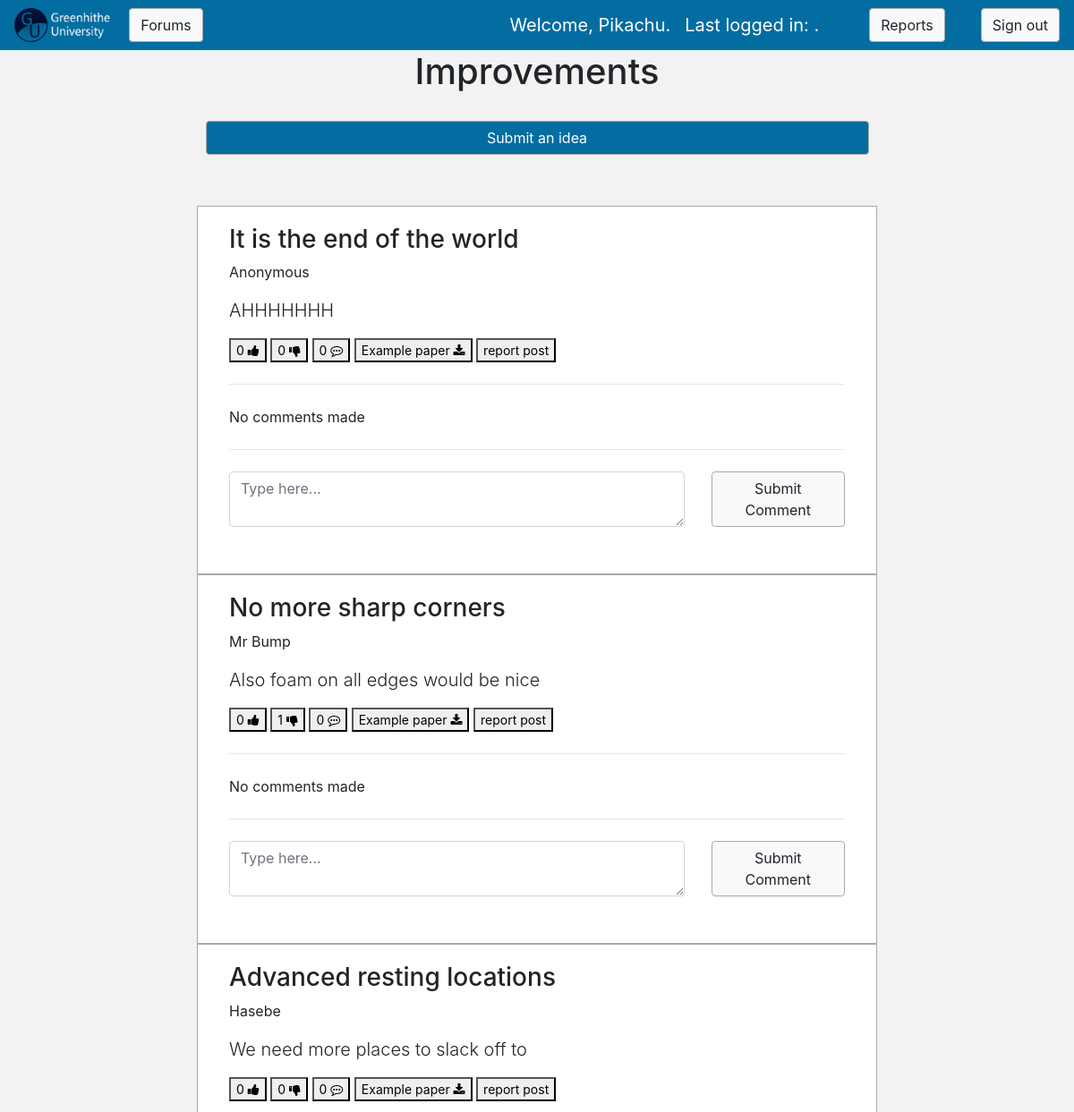
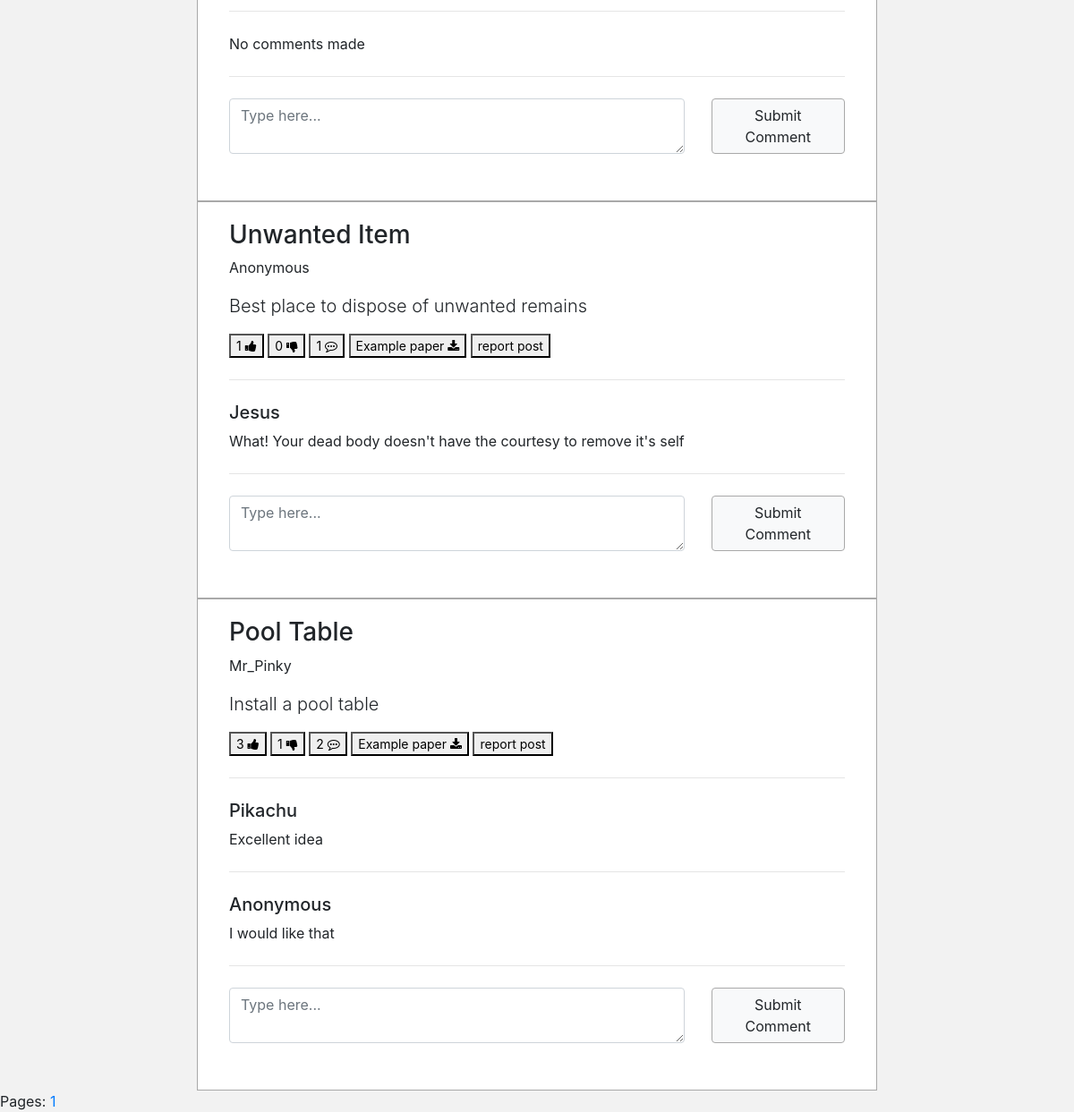
/view_ideas.php?name=Improvements (signed in), run on the app's committed database (2 pictures, top to bottom).
### tables this page shows
CREATE TABLE `Idea` (
  `IdeaID` int(11) NOT NULL,
  `UserID` int(11) NOT NULL,
  `ForumID` int(11) NOT NULL,
  `Title` varchar(100) NOT NULL,
  `IdeaText` text NOT NULL,
  `Anonymous` tinyint(1) NOT NULL DEFAULT '0',
  `DatePosted` datetime NOT NULL DEFAULT CURRENT_TIMESTAMP,
  `ViewCounter` int(11) NOT NULL DEFAULT '0',
  `Removed` tinyint(1) NOT NULL DEFAULT '0'
);

CREATE TABLE `User` (
  `UserID` int(11) NOT NULL,
  `DepartmentID` int(11) DEFAULT NULL,
  `RoleID` int(11) NOT NULL,
  `UserName` varchar(20) NOT NULL,
  `Password` varchar(100) NOT NULL,
  `Email` varchar(50) NOT NULL,
  `Admin` tinyint(1) NOT NULL DEFAULT '0',
  `Banned` tinyint(1) NOT NULL DEFAULT '0',
  `Removed` tinyint(1) NOT NULL DEFAULT '0'
);

CREATE TABLE `Comment` (
  `CommentID` int(11) NOT NULL,
  `IdeaID` int(11) NOT NULL,
  `UserID` int(11) NOT NULL,
  `CommentText` text NOT NULL,
  `Anonymous` tinyint(1) NOT NULL DEFAULT '0',
  `DatePosted` datetime NOT NULL DEFAULT CURRENT_TIMESTAMP,
  `Removed` tinyint(1) NOT NULL DEFAULT '0'
);

### database.php (called while the page is built, shortened)
<?php
    class Database
    {
        private $dbc;
        private function connection()
        {
            try {
            	$host = "localhost";
            	$username = "jsmarchant97";
            	$password = "1Ysfqxtqw2";
            	$database = "jsmarcha_enterprisecw";
            	$connect = "mysql:host=" . $host . ";dbname=" . $database . ";charset=utf8";
                $this->dbc = new PDO($connect, $username, $password);
                $this->dbc->setAttribute(PDO::ATTR_ERRMODE, PDO::ERRMODE_EXCEPTION);
            }
            catch (PDOException $e) {
		try {
            		$host = "mysql.cms.gre.ac.uk";
            		$username = "st2645h";
            		$password = "Enterprise94";
            		$database = "mdb_st2645h";
            		$connect = "mysql:host=" . $host . ";dbname=" . $database . ";charset=utf8";
                	$this->dbc = new PDO($connect, $username, $password);
                	$this->dbc->setAttribute(PDO::ATTR_ERRMODE, PDO::ERRMODE_EXCEPTION);
		} catch (PDOException $e) {
                	echo "<script> alert('ERROR \nConnection failed: " . $e->getMessage() . "') </script>";
		}
            }
        }
        public function getCommentsForJake(int $p_idea_id)
        {
			try
			{
				$result = $this->dbc->query('SELECT C.CommentID, C.IdeaID, U.UserName, C.CommentText, C.Anonymous, C.DatePosted, U.Banned
          FROM Comment C
          JOIN User as U ON U.UserID = C.UserID
          JOIN Idea as I ON I.IdeaID = C.IdeaID
          WHERE C.IdeaID = ' . $p_idea_id);
				return $result;
			}
			catch (PDOException $e)
			{
				$this->errorMessage([$e]);
			}
        }
        public function getIdeaCount()
        {
			try
			{
				$result = $this->dbc->query('SELECT COUNT(*) AS record_count FROM Idea I LEFT JOIN Forum F ON F.ForumID = I.ForumID WHERE F.Name = "' . $_SESSION['forum_name'] . '"')->fetch()["record_count"];
				return $result;
			}
			catch (PDOException $e)
			{
				$this->errorMessage([$e]);
			}
        }
        public function getIdeasWithPagination(string $p_pagination_step_from, string $p_pagination_step_to)
        {
			$q = '
					SELECT
						Idea.IdeaID,
						Title,
						IdeaText,
						Anonymous,
						DatePosted,
						UserName,
						IF (ThumbUpSum IS NULL, 0 ,ThumbUpSum) AS Likes,
						IF (ThumbDownSum IS NULL, 0 ,ThumbDownSum) AS Dislikes,
						IF (commentCount IS NULL, 0, commentCount) AS commentCount,
						Banned
					FROM
						Idea
					LEFT JOIN
						(SELECT IdeaID, SUM(ThumbUp) AS ThumbUpSum, SUM(ThumbDown) AS ThumbDownSum FROM Rate GROUP BY IdeaID) AS RateAggregated
						ON
						RateAggregated.IdeaID = Idea.IdeaID
					LEFT JOIN
						(SELECT IdeaID, COUNT(CommentID) AS commentCount FROM `Comment` GROUP BY IdeaID) AS CommentAggregated
						ON
						CommentAggregated.IdeaID = Idea.IdeaID
					  LEFT JOIN
						`User`
						ON
						Idea.UserID = `User`.`UserID`
                         LEFT JOIN
						`Forum`
						ON
						Idea.ForumID = `Forum`.`ForumID`
                        WHERE `Forum`.Name LIKE "' . $_SESSION['forum_name'] . '"
					ORDER BY
						IdeaID DESC
					LIMIT '.$p_pagination_step_from.', '.$p_pagination_step_to;
			try
			{
				$result = $this->dbc->query($q);
				return $result;
			}
			catch (PDOException $e)
			{
				$this->errorMessage([$e]);
			}
        }
    }
?>

### view_ideas.php (the view, shortened to what this page needs)
<?php
include_once 'nav_bar.php';
include_once 'database.php';
include_once('server.php');
$funObj = new Database();
$PAGINATION_STEP = 5;
if ($_GET['pagination_step_from'] + $_GET['pagination_step_to'] > 0){
	$pagination_step_from = $_GET['pagination_step_from'];
	$pagination_step_to = $_GET['pagination_step_to'];
}else{
	$pagination_step_from = 0;
	$pagination_step_to = $PAGINATION_STEP;
}
?>
<html lang="en-GB">
<!DOCTYPE html>
<html>
<head>
  <link rel="stylesheet" href="https://stackpath.bootstrapcdn.com/bootstrap/4.4.1/css/bootstrap.min.css">
<link rel="stylesheet" href="https://cdnjs.cloudflare.com/ajax/libs/font-awesome/4.7.0/css/font-awesome.min.css">
  <link rel="stylesheet" type="text/css" href="styles2.css">
</head>
<?php
$idea_count = $funObj -> getIdeaCount();
$result = $funObj -> getIdeasWithPagination($pagination_step_from, $pagination_step_to);
    foreach($result as $row)
    {
        if ($row['Anonymous'] == false)
        {
             $ideas[] = array('id' => $row['IdeaID'], 'title' => $row['Title'], 'ideatext' => $row['IdeaText'], 'dateposted' => $row['DatePosted'], 'username' => $row['UserName'],'likes' => $row['Likes'], 'dislikes' => $row['Dislikes'], 'commentCount' => $row['commentCount'], 'banned' => $row['Banned']);
        }
        else
        {
             $ideas[] = array('id' => $row['IdeaID'], 'title' => $row['Title'], 'ideatext' => $row['IdeaText'], 'dateposted' => $row['DatePosted'], 'username' => 'Anonymous', 'likes' => $row['Likes'], 'dislikes' => $row['Dislikes'], 'Anonymous', 'commentCount' => $row['commentCount'], 'banned' => $row['Banned']);
        }
        try
        {
          $displayComment = $funObj-> getCommentsForJake($row['IdeaID']);
        }
        catch (PDOException $e)
        {
            $output = 'Error fetching ideas:' .  $e->getMessage();
            echo $output;
            exit();
        }
        foreach($displayComment as $comment)
        {
           if ($comment['Anonymous'] == false)
           {
               $com[] = array('id' => $comment['CommentID'], 'iid' => $comment['IdeaID'], 'username' => $comment['UserName'], 'commenttext' => $comment['CommentText'], 'dateposted' => $comment['DatePosted'], 'banned' => $comment['Banned']);
           }
            else
            {
               $com[] = array('id' => $comment['CommentID'], 'iid' => $comment['IdeaID'], 'username' => 'Anonymous', 'commenttext' => $comment['CommentText'], 'dateposted' => $comment['DatePosted'], 'banned' => $comment['Banned']);
            }
        }
    }
?>
<body>
<h1><?php echo $_SESSION['forum_name'];?></h1>
      <div class="container">
            <div class="row justify-content-center">
                <?if(isset($_SESSION['username'])){?>
                            <button type="button" class="btn btn-primary" data-toggle="modal" data-target=".bd-example-modal-xl" style="background-color: #036DA1; width: 65%; margin-top: 2%; margin-bottom: 5%;">Submit an idea</button>
                <?}?>
    <?php foreach($ideas as $idea):
    ?>
    <?php if($idea['banned'] == 0) {?>
                <div class="col-8">
     <?php if(isset($_SESSION['username']))
     {
         echo '<form action="?" method="post">';
     }
     ?>
    <div class="container">
    <h3 class="display-9"><?php echo $idea['title']; ?></h3>
    <p class="display-9"> <?php echo $idea['username']; ?></p>
    <p class="lead"><?php echo $idea['ideatext']; ?></p>
  <button style="font-size:14px" name="action" value="likes"> <?php echo $idea['likes']; ?> <i class="fa fa-thumbs-up"></i></button>
  <button style="font-size:14px" name="action" value="dislikes"><?php echo $idea['dislikes']; ?> <i class="fa fa-thumbs-down"></i></button>
  <button style="font-size:14px"> <?php echo $idea['commentCount']; ?> <i class="fa fa-commenting-o"></i></button>
  <button style="font-size:14px"> Example paper <i class="fa fa-download"></i></button>
<button style="font-size:14px" onclick="myFunction()"> report post </button>
<?php if ($idea['commentCount'] == 0){ ?>
    <hr class="my-4">
    <p>No comments made</p>
<?php }
else
{?>
    <?php foreach($com as $comment):
        if ($idea['id'] == $comment['iid'])
        {
            if($comment['banned'] == 0) {
        ?>
   <hr class="my-4">
   <h5><?php echo $comment['username']; ?></h5>
   <p><?php echo $comment['commenttext'];?></p>
<?php
    }
    else
    {
        echo '
        <hr class="my-4">
        <h5>The user who made this comment has been banned!</h5>
        ';
    }
    } endforeach;
}
 ?>
     <?php
     if(isset($_SESSION['username']))
     {
         echo '
        <hr class="my-4">
        <div class="row">
        <div class="col-sm-9">
        <div class="form-group">
        <textarea class="form-control" id="exampleFormControlTextarea1" name="commenttext" rows="2" placeholder="Type here..."></textarea>
        </div>
        </div>
        <div class="col-3">
        <button class="btn btn-light" name="action" value="comments">Submit Comment</button>
        </div>
      </div>';
     }?>
</div>
</form>
<?php
    }
    else
    {
        echo '
            <div class="col-8">
            <h3 class="display-9">The user that created this Idea has been banned!</h3>
        ';
    }
?>
   </div>
    <?php
	endforeach;
    ?>
</div>
    </div>
    <?php
$counter = 0;
echo "Pages: ";
	for ($h = 0; $h < $idea_count; $h += $PAGINATION_STEP) {
		$counter += 1;
		$pagination_step_to = $h + $PAGINATION_STEP;
		echo "<a href='view_ideas.php?pagination_step_from=$h&pagination_step_to=$pagination_step_to'>$counter</a>";
	}
	?>
</body>
</html>

### styles2.css (style rules this page uses)
body { background-color: #F2F2F2; }
.col-8 { padding: 20px; border: 1px solid #A9A9A9; background-color: white; }
h1 { text-align: center; }
.btn { border: 1px solid #A9A9A9; }

### data on the page
idea: Title "It is the end of the world", username "Anonymous", IdeaText "AHHHHHHH", likes "0", dislikes "0", commentCount "0", shows "No comments made"
idea: Title "No more sharp corners", UserID.UserName "Mr Bump", IdeaText "Also foam on all edges would be nice", likes "0", dislikes "1", commentCount "0", shows "No comments made"
idea: Title "Advanced resting locations", UserID.UserName "Hasebe", IdeaText "We need more places to slack off to", likes "0", dislikes "0", commentCount "0", shows "No comments made"
idea: Title "Unwanted Item", username "Anonymous", IdeaText "Best place to dispose of unwanted remains", likes "1", dislikes "0", commentCount "1"
comment: UserID.UserName "Jesus", CommentText "What! Your dead body doesn't have the courtesy to remove it's self"
idea: Title "Pool Table", UserID.UserName "Mr_Pinky", IdeaText "Install a pool table", likes "3", dislikes "1", commentCount "2"
comment: UserID.UserName "Pikachu", CommentText "Excellent idea"
comment: username "Anonymous", CommentText "I would like that"

### other printed values
$username "Pikachu"
$_SESSION['forum_name'] "Improvements"
